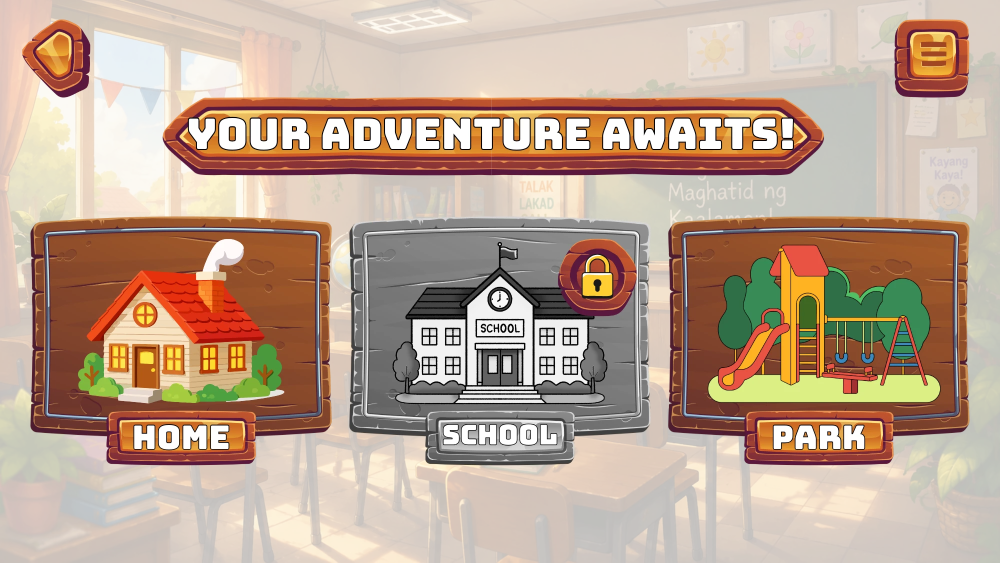
#> input picture Art/adventure_layout_reference.png, 2000 x 1125 px, found by its file name (shown at 1/2 size)
$ python cut_modern_house.py
#> lines starting #> are read from the running program, lines starting #| are printed output that depends on the picture; after the words box and inside, x2 and y2 are one past the last pixel; in counts of white or black regions, pixels touching at a corner belong together
"""Lift the modern house out of the adventure mockup.

A stopgap, and it says so plainly. The bahay kubo the journey map uses for
Bahay reads as rustic next to the rest of this interface, and the mockup the
group drew the picker against already has a modern cottage sitting in the
HOME board - red roof, lit windows, smoke from the chimney. This cuts that
cottage out of the mockup so the screen has it now.

It is a key, not an export: the cottage is painted onto the board's wood, so
the wood is flood-filled away from the edges inward. Wood is recognised by
its hue rather than by one sampled colour, because the plank is grained and
knotted - but a dark roof tile is brown too, so the test also rejects
anything as red as the roof, or the fill creeps up under the tiles and
leaves holes in them.

Replace this whenever the cottage can be exported from Canva with its own
alpha. That will be cleaner than any keying, and then this file can go.

Run from the repository root:  python3 Tools/cut_modern_house.py
Reads  Art/adventure_layout_reference.png
Writes Assets/Sprites/map_bahay_modern.png
       Assets/Sprites/map_bahay_modern_locked.png
"""
from PIL import Image, ImageFilter
from collections import deque
import numpy as np
import io, os, re, uuid

SPRITES = 'Assets/Sprites'
SRC = 'Art/adventure_layout_reference.png'

# The HOME board's inner panel on the 2000x1125 mockup, pulled inside the
# board's pale rim so every edge pixel of the crop is plank.
PANEL = (125, 478, 632, 828)

TOL = 52          # how far one plank pixel may differ from its neighbour
PAD = 3


def is_wood(p):
    """Grained plank, and not the roof.

    Plank sits around (145, 78, 42): red well above green, green a little
    above blue, nothing bright. A roof tile is (190, 55, 45) - far redder -
    so capping red-minus-green keeps the fill out of the roof.
    """
    r, g, b = int(p[0]), int(p[1]), int(p[2])
    return 28 < r - g < 95 and g - b > 14 and r < 200 and g < 140


def flood_from_edges(smooth):
    """Plank reachable from the crop's border, which is all of it."""
    h, w, _ = smooth.shape
    mask = np.zeros((h, w), bool)
    queue = deque()

    def seed(y, x):
        if not mask[y, x] and is_wood(smooth[y, x]):
            mask[y, x] = True; queue.append((y, x))

    for x in range(w):
        seed(0, x); seed(h-1, x)
    for y in range(h):
        seed(y, 0); seed(y, w-1)

    while queue:
        y, x = queue.popleft()
        here = smooth[y, x]
        for dy, dx in ((1, 0), (-1, 0), (0, 1), (0, -1)):
            ny, nx = y+dy, x+dx
            if 0 <= ny < h and 0 <= nx < w and not mask[ny, nx]:
                there = smooth[ny, nx]
                if is_wood(there) and int(abs(there-here).sum()) < TOL:
                    mask[ny, nx] = True; queue.append((ny, nx))
    return mask


def edge_of(mask):
    """Pixels of mask that have a neighbour outside it."""
    p = np.pad(mask, 1, constant_values=False)
    return mask & ~(p[:-2, 1:-1] & p[2:, 1:-1] & p[1:-1, :-2] & p[1:-1, 2:])


def erode(mask):
    p = np.pad(mask, 1, constant_values=False)
    return p[:-2, 1:-1] & p[2:, 1:-1] & p[1:-1, :-2] & p[1:-1, 2:] & mask


def dilate(mask):
    p = np.pad(mask, 1, constant_values=False)
    return p[:-2, 1:-1] | p[2:, 1:-1] | p[1:-1, :-2] | p[1:-1, 2:] | mask


def largest_island(keep):
    """The cottage itself, without the flecks of plank the fill missed."""
    h, w = keep.shape
    label = np.zeros((h, w), int)
    sizes, current = {}, 0
    for y in range(h):
        for x in range(w):
            if keep[y, x] and label[y, x] == 0:
                current += 1; count = 0
                queue = deque([(y, x)]); label[y, x] = current
                while queue:
                    cy, cx = queue.popleft(); count += 1
                    for dy, dx in ((1, 0), (-1, 0), (0, 1), (0, -1)):
                        ny, nx = cy+dy, cx+dx
                        if 0 <= ny < h and 0 <= nx < w and keep[ny, nx] and label[ny, nx] == 0:
                            label[ny, nx] = current; queue.append((ny, nx))
                sizes[current] = count
    return label == max(sizes, key=sizes.get)


def write_meta(name, model='menu_bg'):
    out = os.path.join(SPRITES, name + '.png.meta')
    if os.path.exists(out):
        return False
    base = io.open(os.path.join(SPRITES, model + '.png.meta'), encoding='utf-8').read()
    t = re.sub(r'^guid: [0-9a-f]{32}$', 'guid: ' + uuid.uuid4().hex, base, count=1, flags=re.M)
    t = t.replace(model + '_0', name + '_0')
    # menu_bg is a full-bleed background and carries alphaIsTransparency: 0,
    # which on cut-out art lets Unity sample the colour under the transparency
    # and fringe every edge. See Tools/clean_sprite_edges.py.
    t = re.sub(r'^(\s*alphaIsTransparency:) 0$', r'\1 1', t, flags=re.M)
    io.open(out, 'w', encoding='utf-8').write(t)
    return True


def grey(im):
    """The locked twin, to match map_*_locked on the other boards."""
    a = np.asarray(im).astype(float)
    lum = (a[..., 0]*0.299 + a[..., 1]*0.587 + a[..., 2]*0.114) * 0.88
    return Image.fromarray(np.dstack([lum, lum, lum, a[..., 3]]).round().astype(np.uint8))


if __name__ == '__main__':
    if not os.path.exists(SRC):
        raise SystemExit('No %s - put the mockup there first.' % SRC)

    panel = Image.open(SRC).convert('RGB').crop(PANEL)
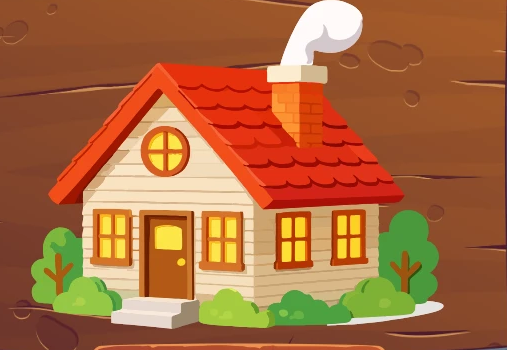
#> panel: PIL image 507x350 RGB; mean R, G, B 169.4, 105.8, 61.1
    colour = np.asarray(panel).astype(int)
    smooth = np.asarray(panel.filter(ImageFilter.GaussianBlur(1.0))).astype(int)
    h, w, _ = colour.shape
#> h = 350; w = 507

    keep = largest_island(~flood_from_edges(smooth))
#> the loop in flood_from_edges, `for x in range(w):` made 507 passes
#> the loop in flood_from_edges, `for y in range(h):` made 350 passes
#> after the loop in flood_from_edges, `while queue:`:
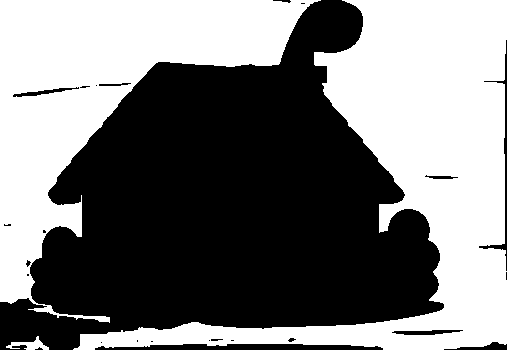
#> mask: shape (350, 507) bool; 48% white; 3 white regions, box (x1, y1, x2, y2) and area: (73, 0, 507, 350) 48033, (0, 0, 321, 323) 36971, (6, 336, 49, 350) 248
#> after the loop in largest_island, `for y in range(h):`:
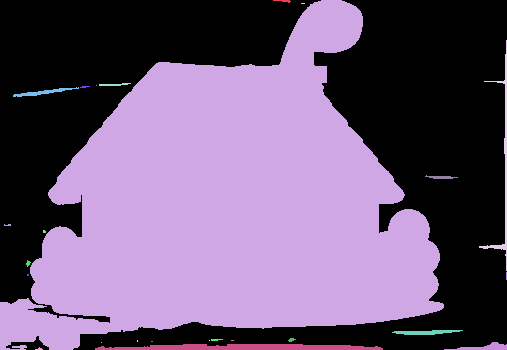
#> label: shape (350, 507) int64; 26 distinct labels, from 0 to 25; one colour per label, 0 black
#> keep: shape (350, 507) bool; 50.3% white; 3 black regions, box (x1, y1, x2, y2) and area: (73, 0, 507, 350) 50558, (0, 0, 321, 323) 37320, (6, 336, 49, 350) 261

    # A dark knot in the plank sits inside the cottage's ground shadow, so it
    # is walled off from the border and survives the fill. It is too dark for
    # is_wood, which is tuned to the lit plank around it, so it is caught by
    # being brown and dark in the one corner it can be in. A bush there is
    # green - g above r - so this cannot bite into one.
    ys, xs = np.mgrid[0:h, 0:w]
    corner = (xs < 0.22*w) & (ys > 0.78*h)
    r, g, b = smooth[..., 0], smooth[..., 1], smooth[..., 2]
    lum = r*0.299 + g*0.587 + b*0.114
    knot = (r > g) & (g >= b) & (lum < 120)
#> knot: shape (350, 507) bool; 66% white; 38 black regions (13 under 20 px), largest, box (x1, y1, x2, y2) and area: (31, 64, 444, 329) 48652, (249, 0, 364, 147) 6289, (52, 103, 137, 202) 1139
    keep &= ~(corner & knot)
#> keep: shape (350, 507) bool; 48.3% white; 4 white regions, box (x1, y1, x2, y2) and area: (30, 0, 444, 332) 85623, (62, 325, 77, 336) 46, (22, 301, 33, 307) 33, (45, 316, 54, 320) 24

    # The cottage was drawn standing on a soft white ellipse. On the mockup's
    # own board that reads as ground; cut out and laid on this one it reads as
    # a white rim left over from a bad cut, which is worse than no ground at
    # all. It is the only near-white thing along the bottom - the chimney
    # smoke is near-white too, but that is all in the top fifth, and the front
    # steps are a good deal greyer than either.
    ground = (smooth.min(axis=2) > 205) & \
             ((smooth.max(axis=2) - smooth.min(axis=2)) < 26) & \
             (ys > 0.84*h)
#> ground: shape (350, 507) bool; 0.66% white; 4 white regions, box (x1, y1, x2, y2) and area: (114, 312, 169, 325) 447, (125, 301, 178, 315) 431, (414, 303, 442, 315) 197, (351, 317, 396, 323) 104
    keep &= ~ground
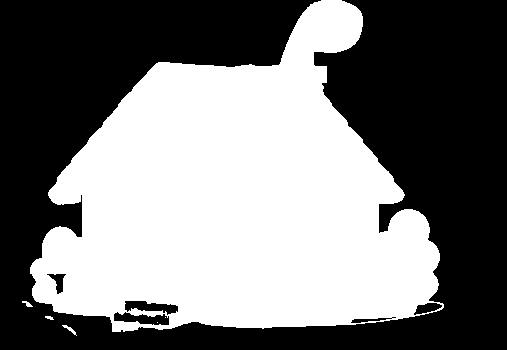
#> keep: shape (350, 507) bool; 47.6% white; 6 white regions (2 under 20 px), largest, box (x1, y1, x2, y2) and area: (30, 0, 444, 332) 84442, (62, 325, 77, 336) 46, (22, 301, 33, 307) 33, (45, 316, 54, 320) 24

    # Taking the body of the ellipse away leaves its antialiased rim, which is
    # the same white only mixed with the plank, so it is too dark and too warm
    # for the test above and survives as a hairline. It is peeled off instead:
    # three passes, each dropping pale pixels that have become edge pixels.
    # Peeling stops of its own accord at the bushes and at the steps' shading,
    # which are nowhere near this pale, and it only runs along the bottom, so
    # the chimney smoke is never touched.
    pale = (smooth.min(axis=2) > 178) & \
           ((smooth.max(axis=2) - smooth.min(axis=2)) < 32) & \
           (ys > 0.84*h)
#> pale: shape (350, 507) bool; 1% white; 2 white regions, box (x1, y1, x2, y2) and area: (113, 300, 180, 327) 1341, (348, 302, 442, 324) 428

    # The front steps are pale too, and peeling by colour alone hollows them
    # out. What tells them apart from a hairline is thickness, not colour: a
    # shape that still has something left after being eroded three deep is a
    # shape, so it is put back out of reach. A rim one or two pixels wide has
    # no core and is left to the peel.
    solid = pale.copy()
    for _ in range(3):
        solid = erode(solid)
#> solid: shape (350, 507) bool; 0.53% white; 2 white regions, box (x1, y1, x2, y2) and area: (116, 303, 177, 324) 874, (418, 305, 439, 312) 69
    for _ in range(5):
        solid = dilate(solid)
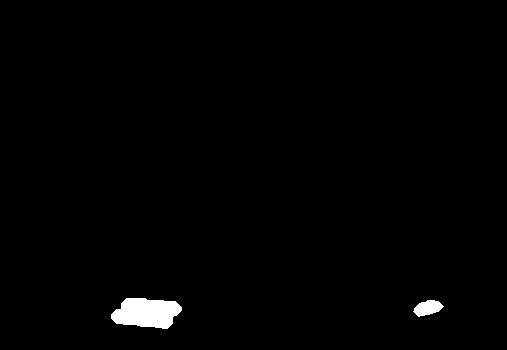
#> solid: shape (350, 507) bool; 1.1% white; 2 white regions, box (x1, y1, x2, y2) and area: (111, 298, 182, 329) 1628, (413, 300, 444, 317) 339

    for _ in range(3):
        keep &= ~(pale & ~solid & edge_of(keep))

    keep = largest_island(keep)
#> after the loop in largest_island (call 2), `for y in range(h):`:
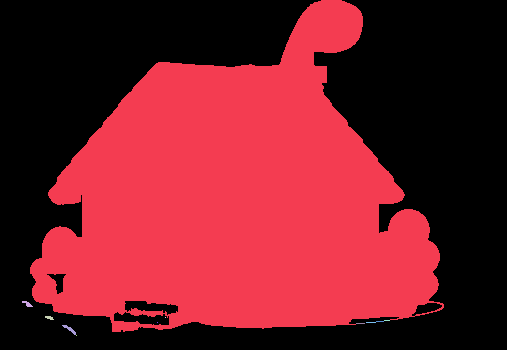
#> label: shape (350, 507) int64; 12 distinct labels, from 0 to 11; one colour per label, 0 black
#> keep: shape (350, 507) bool; 47.5% white; 1 white region, box (x1, y1, x2, y2) and area: (30, 0, 444, 332) 84341

    cut = Image.fromarray(np.dstack([colour.astype(np.uint8),
                                     np.where(keep, 255, 0).astype(np.uint8)]))
    ys, xs = np.where(keep)
    cut = cut.crop((max(0, xs.min()-PAD), max(0, ys.min()-PAD),
                    min(w, xs.max()+1+PAD), min(h, ys.max()+1+PAD)))
#> cut: PIL image 420x335 RGBA

    for name, image in (('map_bahay_modern', cut), ('map_bahay_modern_locked', grey(cut))):
#> in grey, `lum = (a[..., 0]*0.299 + a[..., 1]*0.587 + a[..., 2]*0.114) * 0.88`:
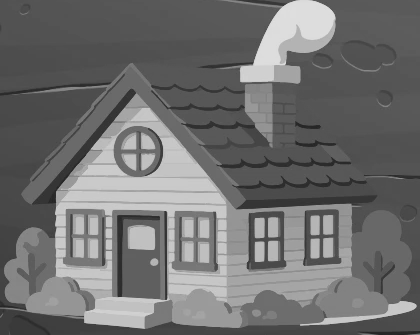
#> lum: shape (335, 420) float64; min 35.69, max 224.3, mean 112.1
        image.save(os.path.join(SPRITES, name + '.png'))
        print('  %-26s -> %dx%d%s' % (name + '.png', image.size[0], image.size[1],
#> (the run stopped early here; a loop or call above may not have finished)
